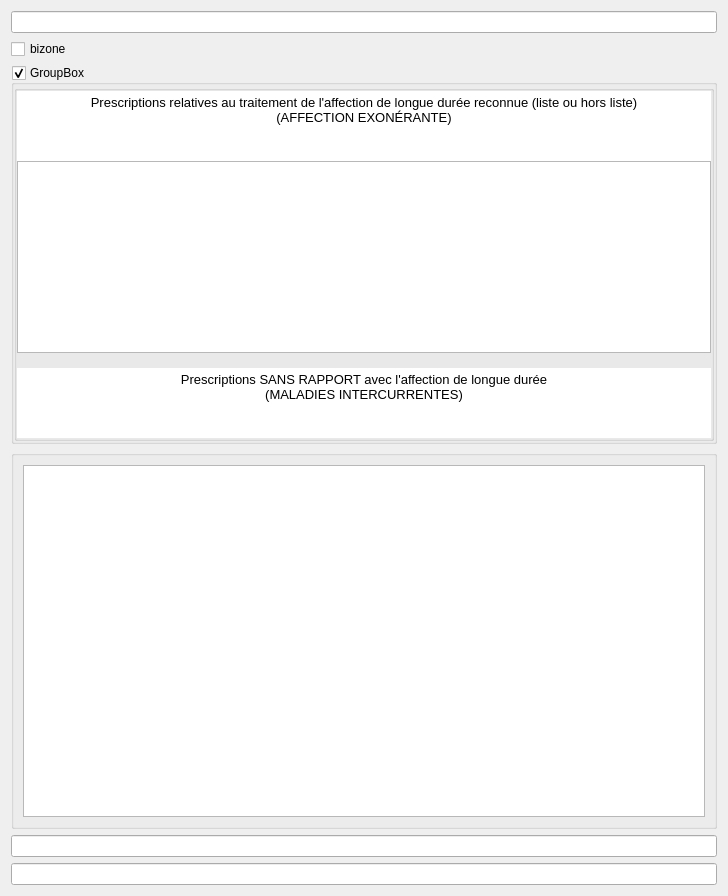
<?xml version="1.0" encoding="UTF-8"?>
<ui version="4.0">
 <class>Form</class>
 <widget class="QWidget" name="Form">
  <property name="geometry">
   <rect>
    <x>0</x>
    <y>0</y>
    <width>728</width>
    <height>896</height>
   </rect>
  </property>
  <property name="windowTitle">
   <string>Form</string>
  </property>
  <layout class="QVBoxLayout" name="verticalLayout_3">
   <item>
    <widget class="QLineEdit" name="warningLineEdit">
     <property name="palette">
      <palette>
       <active>
        <colorrole role="Text">
         <brush brushstyle="SolidPattern">
          <color alpha="255">
           <red>170</red>
           <green>0</green>
           <blue>0</blue>
          </color>
         </brush>
        </colorrole>
       </active>
       <inactive>
        <colorrole role="Text">
         <brush brushstyle="SolidPattern">
          <color alpha="255">
           <red>170</red>
           <green>0</green>
           <blue>0</blue>
          </color>
         </brush>
        </colorrole>
       </inactive>
       <disabled>
        <colorrole role="Text">
         <brush brushstyle="SolidPattern">
          <color alpha="255">
           <red>190</red>
           <green>190</green>
           <blue>190</blue>
          </color>
         </brush>
        </colorrole>
       </disabled>
      </palette>
     </property>
     <property name="font">
      <font>
       <weight>75</weight>
       <bold>true</bold>
      </font>
     </property>
     <property name="visible">
      <bool>false</bool>
     </property>
     <property name="acceptDrops">
      <bool>false</bool>
     </property>
     <property name="readOnly">
      <bool>true</bool>
     </property>
    </widget>
   </item>
   <item>
    <widget class="QCheckBox" name="bizoneCheckBox">
     <property name="visible">
      <bool>false</bool>
     </property>
     <property name="text">
      <string>bizone</string>
     </property>
    </widget>
   </item>
   <item>
    <widget class="QGroupBox" name="bizoneGroupBox">
     <property name="sizePolicy">
      <sizepolicy hsizetype="Preferred" vsizetype="Minimum">
       <horstretch>0</horstretch>
       <verstretch>0</verstretch>
      </sizepolicy>
     </property>
     <property name="title">
      <string>GroupBox</string>
     </property>
     <property name="flat">
      <bool>true</bool>
     </property>
     <property name="checkable">
      <bool>true</bool>
     </property>
     <layout class="QVBoxLayout" name="verticalLayout_4">
      <property name="spacing">
       <number>0</number>
      </property>
      <property name="leftMargin">
       <number>0</number>
      </property>
      <property name="topMargin">
       <number>0</number>
      </property>
      <property name="rightMargin">
       <number>0</number>
      </property>
      <property name="bottomMargin">
       <number>0</number>
      </property>
      <item>
       <widget class="QGroupBox" name="affectionExoneranteGroupBox">
        <property name="enabled">
         <bool>true</bool>
        </property>
        <property name="title">
         <string notr="true"/>
        </property>
        <property name="alignment">
         <set>Qt::AlignLeading|Qt::AlignLeft|Qt::AlignTop</set>
        </property>
        <property name="flat">
         <bool>false</bool>
        </property>
        <property name="checkable">
         <bool>false</bool>
        </property>
        <layout class="QVBoxLayout" name="verticalLayout">
         <property name="spacing">
          <number>0</number>
         </property>
         <property name="leftMargin">
          <number>0</number>
         </property>
         <property name="topMargin">
          <number>0</number>
         </property>
         <property name="rightMargin">
          <number>0</number>
         </property>
         <property name="bottomMargin">
          <number>0</number>
         </property>
         <item>
          <widget class="QTextEdit" name="affectionExoneranteHeaderTextEdit">
           <property name="sizePolicy">
            <sizepolicy hsizetype="Expanding" vsizetype="Minimum">
             <horstretch>0</horstretch>
             <verstretch>0</verstretch>
            </sizepolicy>
           </property>
           <property name="font">
            <font>
             <pointsize>10</pointsize>
            </font>
           </property>
           <property name="acceptDrops">
            <bool>false</bool>
           </property>
           <property name="toolTip">
            <string notr="true"/>
           </property>
           <property name="frameShape">
            <enum>QFrame::NoFrame</enum>
           </property>
           <property name="frameShadow">
            <enum>QFrame::Plain</enum>
           </property>
           <property name="lineWidth">
            <number>1</number>
           </property>
           <property name="verticalScrollBarPolicy">
            <enum>Qt::ScrollBarAlwaysOff</enum>
           </property>
           <property name="horizontalScrollBarPolicy">
            <enum>Qt::ScrollBarAlwaysOff</enum>
           </property>
           <property name="sizeAdjustPolicy">
            <enum>QAbstractScrollArea::AdjustToContents</enum>
           </property>
           <property name="html">
            <string>&lt;!DOCTYPE HTML PUBLIC &quot;-//W3C//DTD HTML 4.0//EN&quot; &quot;http://www.w3.org/TR/REC-html40/strict.dtd&quot;&gt;
&lt;html&gt;&lt;head&gt;&lt;meta name=&quot;qrichtext&quot; content=&quot;1&quot; /&gt;&lt;style type=&quot;text/css&quot;&gt;
p, li { white-space: pre-wrap; }
&lt;/style&gt;&lt;/head&gt;&lt;body style=&quot; font-family:'Cantarell'; font-size:10pt; font-weight:400; font-style:normal;&quot;&gt;
&lt;p align=&quot;center&quot; style=&quot; margin-top:0px; margin-bottom:0px; margin-left:0px; margin-right:0px; -qt-block-indent:0; text-indent:0px;&quot;&gt;Prescriptions relatives au traitement de l'affection de longue durée reconnue (liste ou hors liste)&lt;br /&gt;(AFFECTION EXONÉRANTE)&lt;/p&gt;&lt;/body&gt;&lt;/html&gt;</string>
           </property>
           <property name="textInteractionFlags">
            <set>Qt::NoTextInteraction</set>
           </property>
          </widget>
         </item>
         <item>
          <widget class="QListView" name="exoFrequentListView">
           <property name="sizePolicy">
            <sizepolicy hsizetype="Expanding" vsizetype="Minimum">
             <horstretch>0</horstretch>
             <verstretch>0</verstretch>
            </sizepolicy>
           </property>
          </widget>
         </item>
         <item>
          <layout class="QGridLayout" name="exoGridLayout"/>
         </item>
         <item>
          <layout class="QGridLayout" name="affectionExoneranteGridLayout">
           <property name="topMargin">
            <number>5</number>
           </property>
           <property name="bottomMargin">
            <number>5</number>
           </property>
          </layout>
         </item>
         <item>
          <layout class="QGridLayout" name="exoMainGridLayout">
           <property name="bottomMargin">
            <number>5</number>
           </property>
          </layout>
         </item>
         <item>
          <widget class="QTextEdit" name="maladiesIntercurrentesHeaderTextEdit">
           <property name="sizePolicy">
            <sizepolicy hsizetype="Expanding" vsizetype="Minimum">
             <horstretch>0</horstretch>
             <verstretch>0</verstretch>
            </sizepolicy>
           </property>
           <property name="acceptDrops">
            <bool>false</bool>
           </property>
           <property name="toolTip">
            <string notr="true"/>
           </property>
           <property name="frameShape">
            <enum>QFrame::NoFrame</enum>
           </property>
           <property name="frameShadow">
            <enum>QFrame::Plain</enum>
           </property>
           <property name="lineWidth">
            <number>1</number>
           </property>
           <property name="verticalScrollBarPolicy">
            <enum>Qt::ScrollBarAlwaysOff</enum>
           </property>
           <property name="horizontalScrollBarPolicy">
            <enum>Qt::ScrollBarAlwaysOff</enum>
           </property>
           <property name="sizeAdjustPolicy">
            <enum>QAbstractScrollArea::AdjustToContents</enum>
           </property>
           <property name="html">
            <string>&lt;!DOCTYPE HTML PUBLIC &quot;-//W3C//DTD HTML 4.0//EN&quot; &quot;http://www.w3.org/TR/REC-html40/strict.dtd&quot;&gt;
&lt;html&gt;&lt;head&gt;&lt;meta name=&quot;qrichtext&quot; content=&quot;1&quot; /&gt;&lt;style type=&quot;text/css&quot;&gt;
p, li { white-space: pre-wrap; }
&lt;/style&gt;&lt;/head&gt;&lt;body style=&quot; font-family:'Cantarell'; font-size:11pt; font-weight:400; font-style:normal;&quot;&gt;
&lt;p align=&quot;center&quot; style=&quot; margin-top:0px; margin-bottom:0px; margin-left:0px; margin-right:0px; -qt-block-indent:0; text-indent:0px;&quot;&gt;&lt;span style=&quot; font-size:10pt;&quot;&gt;Prescriptions SANS RAPPORT avec l'affection de longue durée&lt;br /&gt;(MALADIES INTERCURRENTES)&lt;/span&gt;&lt;/p&gt;&lt;/body&gt;&lt;/html&gt;</string>
           </property>
           <property name="textInteractionFlags">
            <set>Qt::NoTextInteraction</set>
           </property>
          </widget>
         </item>
        </layout>
       </widget>
      </item>
     </layout>
    </widget>
   </item>
   <item>
    <widget class="QGroupBox" name="maladiesIntercurrentesGroupBox">
     <property name="sizePolicy">
      <sizepolicy hsizetype="Preferred" vsizetype="Minimum">
       <horstretch>0</horstretch>
       <verstretch>0</verstretch>
      </sizepolicy>
     </property>
     <property name="title">
      <string/>
     </property>
     <property name="flat">
      <bool>true</bool>
     </property>
     <layout class="QVBoxLayout" name="verticalLayout_2">
      <item>
       <widget class="QListView" name="interFrequentListView">
        <property name="sizePolicy">
         <sizepolicy hsizetype="Expanding" vsizetype="Minimum">
          <horstretch>0</horstretch>
          <verstretch>0</verstretch>
         </sizepolicy>
        </property>
       </widget>
      </item>
      <item>
       <layout class="QGridLayout" name="maladiesIntercurrentesGridLayout">
        <property name="spacing">
         <number>0</number>
        </property>
       </layout>
      </item>
      <item>
       <layout class="QGridLayout" name="interMainGridLayout"/>
      </item>
     </layout>
    </widget>
   </item>
   <item>
    <widget class="QLineEdit" name="interHeaderLineEdit">
     <property name="visible">
      <bool>false</bool>
     </property>
    </widget>
   </item>
   <item>                                                                       
    <widget class="QLineEdit" name="exoHeaderLineEdit">                            
     <property name="visible">                                                  
      <bool>false</bool>                                                        
     </property>                                                                
    </widget>                                                                   
   </item>
  </layout>
 </widget>
 <resources/>
 <connections>
  <connection>
   <sender>bizoneCheckBox</sender>
   <signal>toggled(bool)</signal>
   <receiver>bizoneGroupBox</receiver>
   <slot>setChecked(bool)</slot>
   <hints>
    <hint type="sourcelabel">
     <x>360</x>
     <y>22</y>
    </hint>
    <hint type="destinationlabel">
     <x>360</x>
     <y>181</y>
    </hint>
   </hints>
  </connection>
  <connection>
   <sender>bizoneGroupBox</sender>
   <signal>toggled(bool)</signal>
   <receiver>bizoneCheckBox</receiver>
   <slot>setChecked(bool)</slot>
   <hints>
    <hint type="sourcelabel">
     <x>415</x>
     <y>180</y>
    </hint>
    <hint type="destinationlabel">
     <x>415</x>
     <y>22</y>
    </hint>
   </hints>
  </connection>
 </connections>
</ui>
